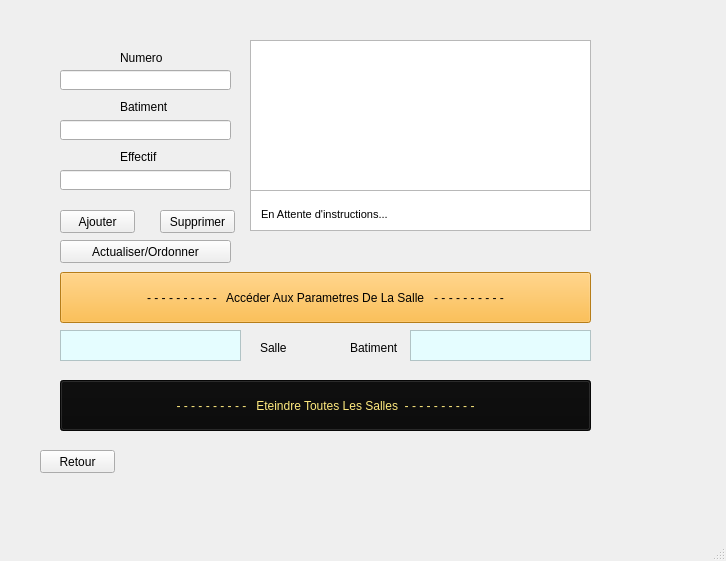
<?xml version="1.0" encoding="UTF-8"?>
<ui version="4.0">
 <class>salleWindow</class>
 <widget class="QMainWindow" name="salleWindow">
  <property name="geometry">
   <rect>
    <x>0</x>
    <y>0</y>
    <width>726</width>
    <height>561</height>
   </rect>
  </property>
  <property name="windowTitle">
   <string>MainWindow</string>
  </property>
  <widget class="QWidget" name="centralwidget">
   <widget class="QTableView" name="tabsalles">
    <property name="geometry">
     <rect>
      <x>250</x>
      <y>40</y>
      <width>341</width>
      <height>151</height>
     </rect>
    </property>
   </widget>
   <widget class="QLabel" name="label_6">
    <property name="geometry">
     <rect>
      <x>120</x>
      <y>50</y>
      <width>61</width>
      <height>16</height>
     </rect>
    </property>
    <property name="text">
     <string>Numero</string>
    </property>
   </widget>
   <widget class="QLabel" name="label_9">
    <property name="geometry">
     <rect>
      <x>260</x>
      <y>340</y>
      <width>51</width>
      <height>16</height>
     </rect>
    </property>
    <property name="text">
     <string>Salle</string>
    </property>
   </widget>
   <widget class="QPushButton" name="pb_ajouter_4">
    <property name="geometry">
     <rect>
      <x>60</x>
      <y>380</y>
      <width>531</width>
      <height>51</height>
     </rect>
    </property>
    <property name="cursor">
     <cursorShape>PointingHandCursor</cursorShape>
    </property>
    <property name="styleSheet">
     <string notr="true">background-color: rgb(10,10,10);
color: rgb(255, 234, 126);
border-bottom-color: rgb(0, 0, 0);</string>
    </property>
    <property name="text">
     <string>- - - - - - - - - -   Eteindre Toutes Les Salles  - - - - - - - - - -</string>
    </property>
   </widget>
   <widget class="QTextBrowser" name="textBrowser_Salle">
    <property name="geometry">
     <rect>
      <x>60</x>
      <y>330</y>
      <width>181</width>
      <height>31</height>
     </rect>
    </property>
    <property name="font">
     <font>
      <pointsize>11</pointsize>
     </font>
    </property>
    <property name="layoutDirection">
     <enum>Qt::RightToLeft</enum>
    </property>
    <property name="styleSheet">
     <string notr="true">color: rgb(0, 0, 0);
background-color: rgb(229, 253, 255);</string>
    </property>
    <property name="html">
     <string>&lt;!DOCTYPE HTML PUBLIC &quot;-//W3C//DTD HTML 4.0//EN&quot; &quot;http://www.w3.org/TR/REC-html40/strict.dtd&quot;&gt;
&lt;html&gt;&lt;head&gt;&lt;meta name=&quot;qrichtext&quot; content=&quot;1&quot; /&gt;&lt;style type=&quot;text/css&quot;&gt;
p, li { white-space: pre-wrap; }
&lt;/style&gt;&lt;/head&gt;&lt;body style=&quot; font-family:'MS Shell Dlg 2'; font-size:11pt; font-weight:400; font-style:normal;&quot;&gt;
&lt;p style=&quot;-qt-paragraph-type:empty; margin-top:0px; margin-bottom:0px; margin-left:0px; margin-right:0px; -qt-block-indent:0; text-indent:0px; font-size:8.25pt;&quot;&gt;&lt;br /&gt;&lt;/p&gt;&lt;/body&gt;&lt;/html&gt;</string>
    </property>
   </widget>
   <widget class="QLabel" name="label_7">
    <property name="geometry">
     <rect>
      <x>120</x>
      <y>150</y>
      <width>47</width>
      <height>13</height>
     </rect>
    </property>
    <property name="text">
     <string>Effectif</string>
    </property>
   </widget>
   <widget class="QPushButton" name="pb_ajouter_3">
    <property name="geometry">
     <rect>
      <x>60</x>
      <y>272</y>
      <width>531</width>
      <height>51</height>
     </rect>
    </property>
    <property name="cursor">
     <cursorShape>PointingHandCursor</cursorShape>
    </property>
    <property name="styleSheet">
     <string notr="true">background-color: rgb(255, 175, 35);
border-bottom-color: rgb(0, 0, 0);</string>
    </property>
    <property name="text">
     <string>- - - - - - - - - -   Accéder Aux Parametres De La Salle   - - - - - - - - - -</string>
    </property>
   </widget>
   <widget class="QPushButton" name="pb_supprimer">
    <property name="geometry">
     <rect>
      <x>160</x>
      <y>210</y>
      <width>75</width>
      <height>23</height>
     </rect>
    </property>
    <property name="cursor">
     <cursorShape>PointingHandCursor</cursorShape>
    </property>
    <property name="text">
     <string>Supprimer</string>
    </property>
   </widget>
   <widget class="QLineEdit" name="lineEdit_nom_batiment">
    <property name="geometry">
     <rect>
      <x>60</x>
      <y>120</y>
      <width>171</width>
      <height>20</height>
     </rect>
    </property>
   </widget>
   <widget class="QPushButton" name="pushButton">
    <property name="geometry">
     <rect>
      <x>40</x>
      <y>450</y>
      <width>75</width>
      <height>23</height>
     </rect>
    </property>
    <property name="text">
     <string>Retour</string>
    </property>
   </widget>
   <widget class="QLabel" name="label_10">
    <property name="geometry">
     <rect>
      <x>350</x>
      <y>340</y>
      <width>51</width>
      <height>16</height>
     </rect>
    </property>
    <property name="text">
     <string>Batiment</string>
    </property>
   </widget>
   <widget class="QLineEdit" name="lineEdit_effectif">
    <property name="geometry">
     <rect>
      <x>60</x>
      <y>170</y>
      <width>171</width>
      <height>20</height>
     </rect>
    </property>
   </widget>
   <widget class="QLineEdit" name="lineEdit_numero_salle">
    <property name="geometry">
     <rect>
      <x>60</x>
      <y>70</y>
      <width>171</width>
      <height>20</height>
     </rect>
    </property>
   </widget>
   <widget class="QTextBrowser" name="textBrowser_Batiment">
    <property name="geometry">
     <rect>
      <x>410</x>
      <y>330</y>
      <width>181</width>
      <height>31</height>
     </rect>
    </property>
    <property name="font">
     <font>
      <pointsize>11</pointsize>
     </font>
    </property>
    <property name="styleSheet">
     <string notr="true">color: rgb(0, 0, 0);
background-color: rgb(229, 253, 255);</string>
    </property>
    <property name="html">
     <string>&lt;!DOCTYPE HTML PUBLIC &quot;-//W3C//DTD HTML 4.0//EN&quot; &quot;http://www.w3.org/TR/REC-html40/strict.dtd&quot;&gt;
&lt;html&gt;&lt;head&gt;&lt;meta name=&quot;qrichtext&quot; content=&quot;1&quot; /&gt;&lt;style type=&quot;text/css&quot;&gt;
p, li { white-space: pre-wrap; }
&lt;/style&gt;&lt;/head&gt;&lt;body style=&quot; font-family:'MS Shell Dlg 2'; font-size:11pt; font-weight:400; font-style:normal;&quot;&gt;
&lt;p style=&quot;-qt-paragraph-type:empty; margin-top:0px; margin-bottom:0px; margin-left:0px; margin-right:0px; -qt-block-indent:0; text-indent:0px; font-size:8.25pt;&quot;&gt;&lt;br /&gt;&lt;/p&gt;&lt;/body&gt;&lt;/html&gt;</string>
    </property>
   </widget>
   <widget class="QLabel" name="label_5">
    <property name="geometry">
     <rect>
      <x>120</x>
      <y>100</y>
      <width>47</width>
      <height>13</height>
     </rect>
    </property>
    <property name="text">
     <string>Batiment</string>
    </property>
   </widget>
   <widget class="QPushButton" name="pb_ajouter_2">
    <property name="geometry">
     <rect>
      <x>60</x>
      <y>210</y>
      <width>75</width>
      <height>23</height>
     </rect>
    </property>
    <property name="cursor">
     <cursorShape>PointingHandCursor</cursorShape>
    </property>
    <property name="text">
     <string>Ajouter</string>
    </property>
   </widget>
   <widget class="QTextBrowser" name="textBrowser_historique">
    <property name="geometry">
     <rect>
      <x>250</x>
      <y>190</y>
      <width>341</width>
      <height>41</height>
     </rect>
    </property>
    <property name="styleSheet">
     <string notr="true">color: rgb(0, 0, 0);</string>
    </property>
    <property name="html">
     <string>&lt;!DOCTYPE HTML PUBLIC &quot;-//W3C//DTD HTML 4.0//EN&quot; &quot;http://www.w3.org/TR/REC-html40/strict.dtd&quot;&gt;
&lt;html&gt;&lt;head&gt;&lt;meta name=&quot;qrichtext&quot; content=&quot;1&quot; /&gt;&lt;style type=&quot;text/css&quot;&gt;
p, li { white-space: pre-wrap; }
&lt;/style&gt;&lt;/head&gt;&lt;body style=&quot; font-family:'MS Shell Dlg 2'; font-size:8.25pt; font-weight:400; font-style:normal;&quot;&gt;
&lt;p style=&quot; margin-top:0px; margin-bottom:0px; margin-left:0px; margin-right:0px; -qt-block-indent:0; text-indent:0px;&quot;&gt;&lt;span style=&quot; color:#000000;&quot;&gt;   &lt;/span&gt;&lt;/p&gt;
&lt;p style=&quot; margin-top:0px; margin-bottom:0px; margin-left:0px; margin-right:0px; -qt-block-indent:0; text-indent:0px;&quot;&gt;&lt;span style=&quot; color:#000000;&quot;&gt;  En Attente d'instructions...&lt;/span&gt;&lt;/p&gt;&lt;/body&gt;&lt;/html&gt;</string>
    </property>
   </widget>
   <widget class="QPushButton" name="pb_ajouter_5">
    <property name="geometry">
     <rect>
      <x>60</x>
      <y>240</y>
      <width>171</width>
      <height>23</height>
     </rect>
    </property>
    <property name="cursor">
     <cursorShape>PointingHandCursor</cursorShape>
    </property>
    <property name="text">
     <string>Actualiser/Ordonner</string>
    </property>
   </widget>
  </widget>
  <widget class="QMenuBar" name="menubar">
   <property name="geometry">
    <rect>
     <x>0</x>
     <y>0</y>
     <width>726</width>
     <height>21</height>
    </rect>
   </property>
  </widget>
  <widget class="QStatusBar" name="statusbar"/>
 </widget>
 <resources/>
 <connections/>
</ui>
